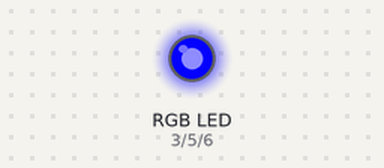
This sketch was run on a simulated Arduino Uno, built with avr-gcc and run on an emulated ATmega328P. Parts: an RGB LED mixed from three pins (HIGH = lit). Dim RGB values are drawn brighter than linear.

Above: at 0.05 s.
At 0.9 s:
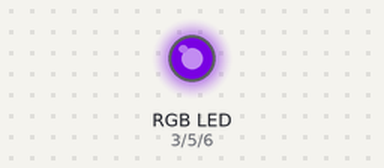
At 1.8 s:
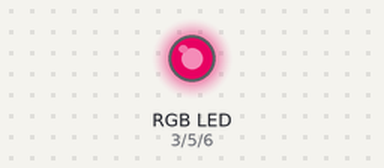
At 3.6 s:
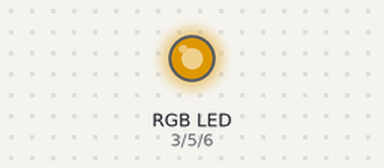
At 5.35 s:
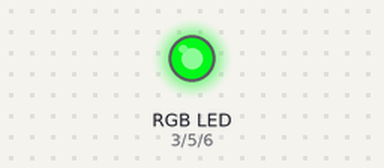
At 7.15 s:
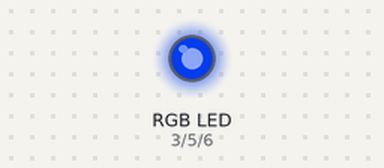
Timing chart, 0 to 10.0 s (numbered marks = the images above):
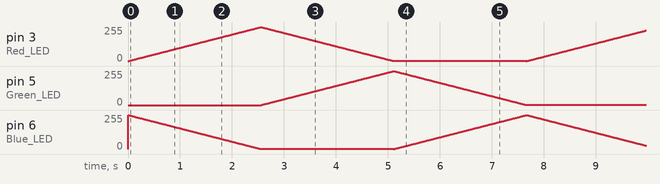

The sketch:

LED_CODE.ino
```cpp
// 3색 LED 기본 제어 코드

// 어떤 색깔을 제어하는 핀을 몇번 코드에 꽃을지 설정

int Red_LED=3;    //3번 핀은 빨강
int Green_LED=5;  //5번 핀은 초록
int Blue_LED=6;   //6번 핀은 파랑

void LED_Setup(){
  pinMode(Red_LED, OUTPUT);       //RED LED 핀 출력으로 설정
  pinMode(Green_LED, OUTPUT);     //GREEN LED 핀 출력으로 설정
  pinMode(Blue_LED, OUTPUT);      //BLUE LED 핀 출력으로 설정
  }

void setup() {
  LED_Setup();//LED 셋업 함수 실행
}
//예시
void RainBow_Color()//무지개색느낌과 같은 빛을 차례대로 방출
{
  while(1){
  for( int i = 0 ; i < 255 ; i ++ )
  {
    analogWrite( Red_LED, i );
    analogWrite( Blue_LED, 255 - i );
    delay(10);
  }
   for( int i = 0 ; i < 255 ; i ++ )
  {
    analogWrite( Green_LED, i );
    analogWrite( Red_LED, 255 - i );
    delay(10);
  }
   for( int i = 0 ; i < 255 ; i ++ )
  {
    analogWrite( Blue_LED, i );
    analogWrite( Green_LED, 255 - i );
    delay(10);
  }}
}
//만약 다른 색깔을 내거나 해당 색깔만 보여주고싶으면 해당 핀만 조정하면됨
void loop() {
  RainBow_Color();     //함수 실행
}
```
